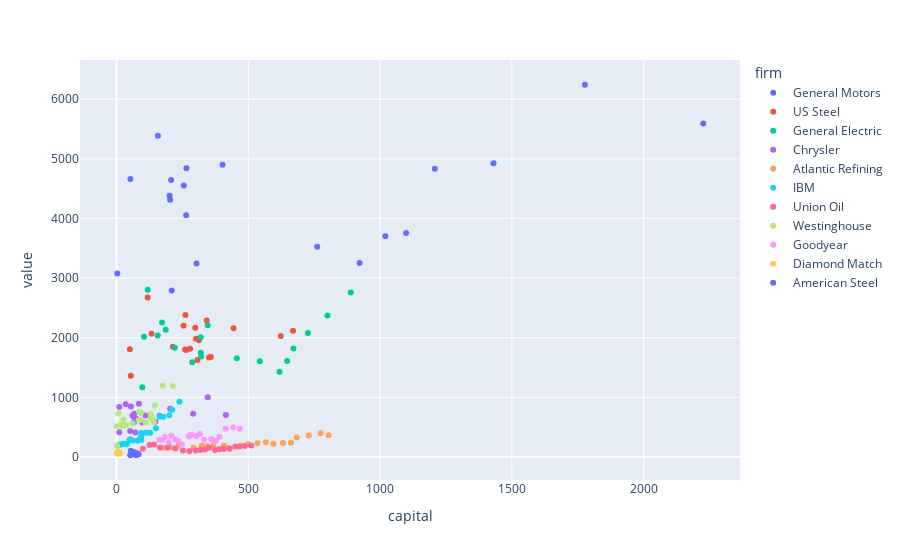

Write notebook code for a chart like this one.
### Code cell
px.scatter(df,'capital','value',color='firm')

### Figure 1 — Plotly figure (JSON) as saved in the notebook; plotly's stock layout.template omitted (floating-point values rounded to 4 significant figures)
{"data": [{"hovertemplate": "firm=General Motors<br>capital=%{x}<br>value=%{y}<extra></extra>", "legendgroup": "General Motors", "marker": {"color": "#636efa", "symbol": "circle"}, "mode": "markers", "name": "General Motors", "orientation": "v", "showlegend": true, "type": "scatter", "x": [2.8, 52.6, 156.9, 209.2, 203.4, 207.2, 255.2, 303.7, 264.1, 201.6, 265, 402.2, 761.5, 922.4, 1020.0, 1099, 1208.0, 1430.0, 1777.0, 2226.0], "xaxis": "x", "y": [3078.0, 4662.0, 5387.0, 2792.0, 4313.0, 4644.0, 4551.0, 3244.0, 4054.0, 4379.0, 4841.0, 4901.0, 3526.0, 3255.0, 3700.0, 3756.0, 4833, 4925.0, 6242.0, 5594.0], "yaxis": "y"}, {"hovertemplate": "firm=US Steel<br>capital=%{x}<br>value=%{y}<extra></extra>", "legendgroup": "US Steel", "marker": {"color": "#EF553B", "symbol": "circle"}, "mode": "markers", "name": "US Steel", "orientation": "v", "showlegend": true, "type": "scatter", "x": [53.8, 50.5, 118.1, 260.2, 312.7, 254.2, 261.4, 298.7, 301.8, 279.1, 213.8, 132.6, 264.8, 306.9, 351.1, 357.8, 342.1, 444.2, 623.6, 669.7], "xaxis": "x", "y": [1362.0, 1807.0, 2676.0, 1802.0, 1957.0, 2203.0, 2380.0, 2169.0, 1985.0, 1814.0, 1850.0, 2068.0, 1797.0, 1626.0, 1667, 1677.0, 2290.0, 2159.0, 2031.0, 2116.0], "yaxis": "y"}, {"hovertemplate": "firm=General Electric<br>capital=%{x}<br>value=%{y}<extra></extra>", "legendgroup": "General Electric", "marker": {"color": "#00cc96", "symbol": "circle"}, "mode": "markers", "name": "General Electric", "orientation": "v", "showlegend": true, "type": "scatter", "x": [97.8, 104.4, 118, 156.2, 172.6, 186.6, 220.9, 287.8, 319.9, 321.3, 319.6, 346, 456.4, 543.4, 618.3, 647.4, 671.3, 726.1, 800.3, 888.9], "xaxis": "x", "y": [1171.0, 2016.0, 2803.0, 2040.0, 2256.0, 2132.0, 1834.0, 1588, 1749.0, 1687.0, 2008.0, 2208.0, 1657.0, 1604.0, 1432.0, 1610.0, 1819.0, 2080.0, 2372.0, 2760.0], "yaxis": "y"}, {"hovertemplate": "firm=Chrysler<br>capital=%{x}<br>value=%{y}<extra></extra>", "legendgroup": "Chrysler", "marker": {"color": "#ab63fa", "symbol": "circle"}, "mode": "markers", "name": "Chrysler", "orientation": "v", "showlegend": true, "type": "scatter", "x": [10.5, 10.2, 34.7, 51.8, 64.3, 67.1, 75.2, 71.4, 67.1, 60.5, 54.6, 84.8, 96.8, 110.2, 147.4, 163.2, 203.5, 290.6, 346.1, 414.9], "xaxis": "x", "y": [417.5, 837.8, 883.9, 437.9, 679.7, 727.8, 643.6, 410.9, 588.4, 698.4, 846.4, 893.8, 579, 694.6, 590.3, 693.5, 809, 727, 1002.0, 703.2], "yaxis": "y"}, {"hovertemplate": "firm=Atlantic Refining<br>capital=%{x}<br>value=%{y}<extra></extra>", "legendgroup": "Atlantic Refining", "marker": {"color": "#FFA15A", "symbol": "circle"}, "mode": "markers", "name": "Atlantic Refining", "orientation": "v", "showlegend": true, "type": "scatter", "x": [183.2, 204, 236, 291.7, 323.1, 344, 367.7, 407.2, 426.6, 470, 499.2, 534.6, 566.6, 595.3, 631.4, 662.3, 683.9, 729.3, 774.3, 804.9], "xaxis": "x", "y": [157.7, 167.9, 192.9, 156.7, 191.4, 185.5, 199.6, 189.5, 151.2, 187.7, 214.7, 232.9, 249, 224.5, 237.3, 240.1, 327.3, 359.4, 398.4, 365.7], "yaxis": "y"}, {"hovertemplate": "firm=IBM<br>capital=%{x}<br>value=%{y}<extra></extra>", "legendgroup": "IBM", "marker": {"color": "#19d3f3", "symbol": "circle"}, "mode": "markers", "name": "IBM", "orientation": "v", "showlegend": true, "type": "scatter", "x": [6.5, 15.8, 27.7, 39.2, 48.6, 52.5, 61.5, 80.5, 94.4, 92.6, 92.3, 94.2, 111.4, 127.4, 149.3, 164.4, 177.2, 200, 211.5, 238.7], "xaxis": "x", "y": [197, 210.3, 223.1, 216.7, 286.4, 298, 276.9, 272.6, 287.4, 330.3, 324.4, 401.9, 407.4, 409.2, 482.2, 673.8, 676.9, 702, 793.5, 927.3], "yaxis": "y"}, {"hovertemplate": "firm=Union Oil<br>capital=%{x}<br>value=%{y}<extra></extra>", "legendgroup": "Union Oil", "marker": {"color": "#FF6692", "symbol": "circle"}, "mode": "markers", "name": "Union Oil", "orientation": "v", "showlegend": true, "type": "scatter", "x": [100.2, 125, 142.4, 165.1, 194.8, 222.9, 252.1, 276.3, 300.3, 318.2, 336.2, 351.2, 373.6, 389.4, 406.7, 429.5, 450.6, 466.9, 486.2, 511.3], "xaxis": "x", "y": [138, 200.1, 210.1, 161.2, 161.7, 145.1, 110.6, 98.1, 108.8, 118.2, 126.5, 156.7, 119.4, 129.1, 134.8, 140.8, 179, 178.1, 186.8, 192.7], "yaxis": "y"}, {"hovertemplate": "firm=Westinghouse<br>capital=%{x}<br>value=%{y}<extra></extra>", "legendgroup": "Westinghouse", "marker": {"color": "#B6E880", "symbol": "circle"}, "mode": "markers", "name": "Westinghouse", "orientation": "v", "showlegend": true, "type": "scatter", "x": [1.8, 0.8, 7.4, 18.1, 23.5, 26.5, 36.2, 60.8, 84.4, 91.2, 92.4, 86, 111.1, 130.6, 141.8, 136.7, 129.7, 145.5, 174.8, 213.5], "xaxis": "x", "y": [191.5, 516, 729, 560.4, 519.9, 628.5, 537.1, 561.2, 617.2, 626.7, 737.2, 760.5, 581.4, 662.3, 583.8, 635.2, 723.8, 864.1, 1194.0, 1189.0], "yaxis": "y"}, {"hovertemplate": "firm=Goodyear<br>capital=%{x}<br>value=%{y}<extra></extra>", "legendgroup": "Goodyear", "marker": {"color": "#FF97FF", "symbol": "circle"}, "mode": "markers", "name": "Goodyear", "orientation": "v", "showlegend": true, "type": "scatter", "x": [162, 174, 183, 198, 208, 223, 234, 248, 274, 282, 316, 302, 333, 359, 370, 376, 391, 414, 443, 468], "xaxis": "x", "y": [290.6, 291.1, 335, 246, 356.2, 289.8, 268.2, 213.3, 348.2, 374.2, 387.2, 347.4, 291.9, 297.2, 276.9, 274.6, 339.9, 474.8, 496, 474.5], "yaxis": "y"}, {"hovertemplate": "firm=Diamond Match<br>capital=%{x}<br>value=%{y}<extra></extra>", "legendgroup": "Diamond Match", "marker": {"color": "#FECB52", "symbol": "circle"}, "mode": "markers", "name": "Diamond Match", "orientation": "v", "showlegend": true, "type": "scatter", "x": [4.5, 4.71, 4.57, 4.56, 4.38, 4.21, 4.12, 3.83, 3.58, 3.41, 3.31, 3.23, 3.9, 5.38, 7.39, 8.74, 9.07, 9.93, 11.68, 14.33], "xaxis": "x", "y": [70.91, 87.94, 82.2, 58.72, 80.54, 86.47, 77.68, 62.16, 62.24, 61.82, 65.85, 69.54, 64.97, 68, 71.24, 69.05, 83.04, 74.42, 63.51, 58.12], "yaxis": "y"}, {"hovertemplate": "firm=American Steel<br>capital=%{x}<br>value=%{y}<extra></extra>", "legendgroup": "American Steel", "marker": {"color": "#636efa", "symbol": "circle"}, "mode": "markers", "name": "American Steel", "orientation": "v", "showlegend": true, "type": "scatter", "x": [52.01, 52.9, 54.5, 59.72, 61.66, 62.24, 63.36, 64.86, 67.95, 69.59, 69.14, 70.27, 71.05, 71.51, 73.83, 75.85, 77.37, 78.63, 80.22, 83.79], "xaxis": "x", "y": [30.28, 43.91, 107.0, 68.31, 84.16, 69.16, 60.15, 49.33, 75.18, 62.05, 59.15, 68.42, 48.51, 40.51, 39.96, 36.49, 46.08, 57.62, 57.44, 47.16], "yaxis": "y"}], "layout": {"legend": {"title": {"text": "firm"}, "tracegroupgap": 0}, "margin": {"t": 60}, "xaxis": {"anchor": "y", "domain": [0, 1], "title": {"text": "capital"}}, "yaxis": {"anchor": "x", "domain": [0, 1], "title": {"text": "value"}}}}
